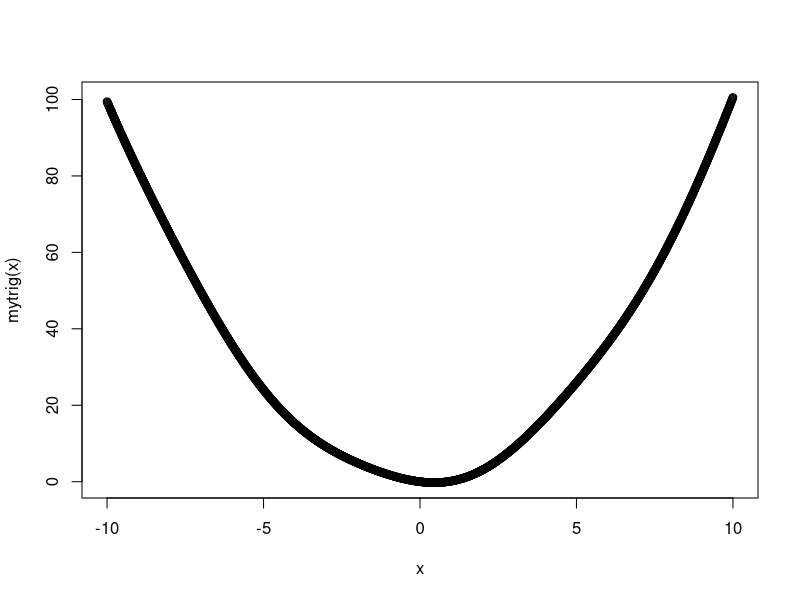

Here is the R script that generated this plot:
#### GEOG 489: Programming for GIS
#### Chunyuan Diao, chunyuan@illinois.edu
#### Lecture 9: Doing Math and Simulations in R,


######## DOING MATH AND SIMULATIONS IN R, MATLOFF CHAPTER 8 ########

### Math Functions
# R has any basic math function can you think of:
?exp() 			# Exponential function, base e
?log() 			# Natural logarithm
?log10() 		# Logarithm base 10
?sqrt() 		# Square root
?abs() 			# Absolute value
?sin()			# Trig functions, also includes cos, tan, asin, atan, and atan2
?min()			# Minimum and maximum value of a vector
?max()
?which.min()	# Index of the min or max value of a vector
?which.max()
?pmin()			# Element-wise min or max of several vectors
?pmax()
?sum()			# Sum of the elements of a vector
?prod()			# Product of the elements of a vector
?cumsum()		# Cumulative sum of the elements of a vector
?cumprod()		# Cumulative product of the elements of a vector
?round()		# Round to the closest integer
?floor()		# Round to the closest integer lower
?ceiling()		# Round to the closest integer higher
?factorial()	# Factorial function

### Cumulative sums and products:
?cumsum()
?cumprod()
x <- c(12,5,13)
cumsum(x)
cumprod(x)

### Minima and maxima
?min 
# min() simply combines all of its arguments into a vector and returns
# the minimum value:
x <- c(1,5,6)
y <- c(2,3,2)
min(x,y)
# This is the same thing as:
min(c(x,y))
# pmin, on the other hand, compares these element-wise:
?pmin
x
y
pmin(x,y)
# Note: this function comes in handy when comparing two rasters
# together, and trying to return the lowest or highest value at
# a location.

# What if we wanted to figure out the minimum of a function?
mytrig <- function(x)
{
	return(x^2-sin(x))
}

# Well, we could generate a whole sequence of x values:
x <- seq(-10,10,by=0.01)
# Two issues here: 1) we are making a wild guess that the minimum
# falls within the range of the from and to values, and 2) we are
# assuming that an x precision of 0.01 is adequate to characterize the
# minimum property:
plot(x,mytrig(x))
min(mytrig(x))

# Or we could use the nlm() function:
?nlm # Non-linear minimization of a function using a Newton-type algorithm:
nlm(mytrig,8) 
# The second parameter is an initialization parameter (where to start looking).

### Calculus
# R does have some calculus support, although the more advanced stuff is
# in various add-on packages, not built-in to R.
# For instance, we can compute the derivative of a function via D():
?D
D(expression(exp(x^2)),"x")
# Or integrate (note that this is using a specific form of computational
# integration, an adaptive quadrature algorithm, that may not be good for
# all problems):
?integrate
integrate(function(x) x^2,lower=0,upper=1) # You have to define the bounds
# One good package for solving differential equations is:
install.packages("odesolve")

### Functions for statistical distibutions
# Remember that R started out as an almost purely stats package,
# so its stats capabilites are very advanced.  For distibutions,
# R uses the following nomenclature:
# d: density/probability mass function (pmf)
# p: cumulative distribution function (cdf)
# q: quantiles
# r: random number generations.
# So, for a normal distribution:
?dnorm # Calculates the probability mass function of a normal distribution
?pnorm # Calculates the cumulative distribution function of a normal distribution
?qnorm # Calculates the quantile function of a normal distribution
?rnorm # Generates a set of random numbers drawn from a normal distribution.

# Let's look at a chi-square example:
?rchisq
mean(rchisq(1000,df=2))
# This pulls 1000 random values from a chi-square distribution with 
# degrees of freedom equal to 2 (note that each distribution will have 
# a unique set of parameters used to control it), and then calculates the
# mean value of these.

# What about the 95th percentile of the same distribution:
?qchisq
qchisq(p=0.95,df=2)
# Or the 50th and the 95th at the same time:
qchisq(p=c(0.5,0.95),df=2)

### Sorting
?sort
x <- c(13,5,12,5)
sort(x)
# If we just want the indices of the sort:
order(x)
# These can be used as indices, so say we have two equal
# length vectors:
V1 <- c("def","ab","zzzzz")
V2 <- c(2,5,1)
# We want to sort V1 based on the numerical order of V2:
V1[order(V2)]

# Notice that sort() and order() works with characters as well:
sort(V1)

# Similar to order, we can also generate the "ranks" of the components:
?rank
rank(x) # Notice that the ties were given decimal values

### Linear algebra operations on vectors and matrices
y <- c(1,3,4,10)
# Multiplying a vector or matrix by a "scalar" works as expected:
2*y

# To calculate the dot product (aka "inner product") of two vectors:
?crossprod
crossprod(1:3,c(5,12,13))

# Matrix multiplication uses %*%:
?"%*%"
a <- matrix(c(1,3,2,4),nrow=2)
b <- matrix(c(1,0,-1,1),nrow=2)
a %*% b
# We can solve a system of linear equations or get matrix inverses:
#  x1 + x2 = 2
# -x1 + x2 = 4
# In matrix form, this is:
#  	/  1	1	\  	/ x1 \  = 	/ 2 \
#	\ -1	1 	/	\ x2 /		\ 4 /
# We can use solve() in R:
?solve
a <- matrix(c(1,-1,1,1),nrow=2,ncol=2)
b <- c(2,4)
solve(a,b)
solve(a) # Returns the inverse of a, if b is not given.
# This function calls LAPACK, a linear algebra package that
# is used by many programs, not only R.
# LAPACK functions are often parallelizable.  Depending on your
# install of R, you may notice the execution of LAPACK 
# functions will use all of your available CPUs.



### Set Operations
x <- c(1,2,5)
y <- c(5,1,8,9)

# Union
?union
union(x,y) # Notice duplicated values are gone.

# Intersect
?intersect
intersect(x,y) # Only values shared between both sets.

# setdiff: return values in x that are not in y:
?setdiff
setdiff(x,y)
setdiff(y,x)

# setequal: test for equality between sets:
setequal(x,c(1,2,5))
setequal(x,y)

# %in%: tests whether c is an element of set y:
?"%in%"
2 %in% x
2 %in% y

# choose: number of possible subsets of size k from a set of size n.
?choose
choose(5,2)

# We can build up more complex set operations.  Say
# we want to determine all elements belonging to only
# one of the two sets:
symdiff <- function(a,b)
{
	sdfxy <- setdiff(x,y)
	sdfyx <- setdiff(y,x)
	return(union(sdfxy,sdfyx))
}
symdiff(x,y)

# We can figure out all combinations of a set of numbers:
?combn
combn(1:3,2) # Generate all combinations of 1 through 3 of size 2.

# Built in random variate generators.
# R has a lot of random number generators.  

# Say we want to figure out the probability of getting 4 heads
# in 5 tosses:
?rbinom
x <- rbinom(100000,5,0.5)
# This generates 100,000 variates from a binomial distribution,
# five trials each, with a success probability of 0.5.
mean (x == 4)

# Some other useful random number generators include:
?rnorm()		# Random numbers from a normal distribution.
?runif()		# Random numbers from a uniform distribution.
# etc...

# Let's look more at the pseudo-randomness of R.  We can actually
# recreate a random number stream by setting the "seed":
runif(10)
runif(10)
# Notice these are different.  Now set the seed, which is an initialization
# parameter to the "random" number generator.
set.seed(1234)
runif(10)
set.seed(1234)
runif(10)


